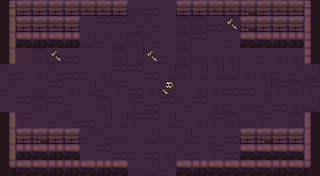

Rendered tile map (Tiled .tmx) drawn with the repository's tilesets; below, a short description and the full map source, tile grids included:
An orthogonal 20x11 tile map with 16x16 px tiles, 6 tile layers (ground, dressing, decor, walls, ...) and 9 objects (5x ENTRY, 4x PROP).

<map version="1.10" tiledversion="1.10.2" orientation="orthogonal" renderorder="right-down" width="20" height="11" tilewidth="16" tileheight="16" infinite="0" nextlayerid="8" nextobjectid="10">
 <tileset firstgid="1" name="dungeon" tilewidth="16" tileheight="16" tilecount="100" columns="10">
  <image source="../../../gfx/tiles/depths/dungeon_tileset.png" width="160" height="160" />
 </tileset>
 <layer id="1" name="ground" width="20" height="11">
  <data encoding="csv">
20,10,10,10,29,8,27,29,30,9,19,29,20,30,20,9,8,18,29,27,
8,7,20,20,9,19,28,28,10,10,19,29,29,9,29,29,8,28,20,8,
18,17,10,17,27,8,7,8,29,10,19,29,28,19,20,30,27,30,20,30,
28,19,29,20,9,19,19,29,17,10,20,29,30,27,27,19,20,27,27,28,
10,20,27,10,9,20,27,28,28,9,17,29,17,17,8,27,27,20,7,8,
7,19,30,28,27,17,7,18,9,27,10,19,27,27,9,9,17,18,29,18,
19,28,29,28,20,19,29,19,18,9,28,10,28,27,20,30,7,9,27,8,
19,18,19,7,10,9,17,17,18,28,17,20,27,18,29,30,18,19,29,10,
20,10,8,9,30,7,10,30,19,8,30,17,20,20,9,20,28,29,29,18,
27,8,19,28,27,19,28,9,20,9,27,10,20,18,9,28,29,19,20,29,
10,9,30,30,8,27,28,17,30,8,7,10,17,8,20,27,18,8,10,17
</data>
 </layer>
 <layer id="2" name="dressing" width="20" height="11">
  <data encoding="csv">
0,0,0,0,0,0,0,0,0,0,0,0,0,0,0,0,0,0,0,0,
0,0,0,0,0,0,0,0,0,0,0,0,0,0,69,0,0,0,0,0,
0,0,0,0,0,0,0,0,0,0,0,0,0,0,0,0,0,0,0,0,
0,0,0,69,0,0,0,0,0,69,0,0,0,0,0,0,0,0,0,0,
0,0,0,0,0,0,0,0,0,0,0,0,0,0,0,0,0,0,0,0,
0,0,0,0,0,0,0,0,0,0,78,0,0,0,0,0,0,0,0,0,
0,0,0,0,0,0,0,0,0,0,0,0,0,0,0,0,0,0,0,0,
0,0,0,0,0,0,0,0,0,0,0,0,0,0,0,0,0,0,0,0,
0,0,0,0,0,0,0,0,0,0,0,0,0,0,0,0,0,0,0,0,
0,0,0,0,0,0,0,0,0,0,0,0,0,0,0,0,0,0,0,0,
0,0,0,0,0,0,0,0,0,0,0,0,0,0,0,0,0,0,0,0
</data>
 </layer>
 <layer id="3" name="decor" width="20" height="11">
  <data encoding="csv">
0,0,0,0,0,0,0,0,0,0,0,0,0,0,0,0,0,0,0,0,
0,0,0,0,0,0,0,0,0,0,0,0,0,0,0,0,0,0,0,0,
0,0,0,0,0,0,0,0,0,0,0,0,0,0,0,0,0,0,0,0,
0,0,0,0,0,0,0,0,0,0,0,0,0,0,0,0,0,0,0,0,
0,0,0,0,0,0,0,0,0,0,0,0,0,0,0,0,0,0,0,0,
0,0,0,0,0,0,0,0,0,0,0,0,0,0,0,0,0,0,0,0,
0,0,0,0,0,0,0,0,0,0,0,0,0,0,0,0,0,0,0,0,
0,0,0,0,0,0,0,0,0,0,0,0,0,0,0,0,0,0,0,0,
0,0,0,0,0,0,0,0,0,0,0,0,0,0,0,0,0,0,0,0,
0,0,0,0,0,0,0,0,0,0,0,0,0,0,0,0,0,0,0,0,
0,0,0,0,0,0,0,0,0,0,0,0,0,0,0,0,0,0,0,0
</data>
 </layer>
 <layer id="4" name="walls" width="20" height="11">
  <data encoding="csv">
1,5,2,5,2,3,3,5,0,0,0,2,2,3,3,4,2,3,3,6,
11,0,0,0,0,0,0,0,0,0,0,0,0,0,0,0,0,0,0,16,
11,0,0,0,0,0,0,0,0,0,0,0,0,0,0,0,0,0,0,26,
31,0,0,0,0,0,0,0,0,0,0,0,0,0,0,0,0,0,0,26,
0,0,0,0,0,0,0,0,0,0,0,0,0,0,0,0,0,0,0,0,
0,0,0,0,0,0,0,0,0,0,0,0,0,0,0,0,0,0,0,0,
0,0,0,0,0,0,0,0,0,0,0,0,0,0,0,0,0,0,0,0,
31,0,0,0,0,0,0,0,0,0,0,0,0,0,0,0,0,0,0,36,
11,0,0,0,0,0,0,0,0,0,0,0,0,0,0,0,0,0,0,16,
31,0,0,0,0,0,0,0,0,0,0,0,0,0,0,0,0,0,0,16,
41,45,45,43,44,42,44,42,0,0,0,42,43,45,45,42,42,43,42,46
</data>
 </layer>
 <layer id="5" name="props" width="20" height="11">
  <data encoding="csv">
0,0,0,0,0,0,0,0,0,0,0,0,0,0,0,0,0,0,0,0,
0,5,2,3,2,0,0,0,0,0,0,0,0,0,0,4,5,5,2,0,
0,42,43,42,44,0,0,0,0,0,0,0,0,0,0,45,42,43,43,0,
0,0,0,0,0,0,0,0,0,0,0,0,0,0,0,0,0,0,0,0,
0,0,0,0,0,0,0,0,0,0,0,0,0,0,0,0,0,0,0,0,
0,0,0,0,0,0,0,0,0,0,0,0,0,0,0,0,0,0,0,0,
0,0,0,0,0,0,0,0,0,0,0,0,0,0,0,0,0,0,0,0,
0,0,0,0,0,0,0,0,0,0,0,0,0,0,0,0,0,0,0,0,
0,5,4,5,5,0,0,0,0,0,0,0,0,0,0,5,4,2,2,0,
0,43,42,43,42,0,0,0,0,0,0,0,0,0,0,45,45,42,45,0,
0,0,0,0,0,0,0,0,0,0,0,0,0,0,0,0,0,0,0,0
</data>
 </layer>
 <layer id="6" name="overhead" width="20" height="11">
  <data encoding="csv">
0,0,0,0,0,0,0,0,0,0,0,0,0,0,0,0,0,0,0,0,
0,0,0,0,0,0,0,0,0,0,0,0,0,0,0,0,0,0,0,0,
0,0,0,0,0,0,0,0,0,0,0,0,0,0,0,0,0,0,0,0,
0,0,0,0,0,0,0,0,0,0,0,0,0,0,0,0,0,0,0,0,
0,0,0,0,0,0,0,0,0,0,0,0,0,0,0,0,0,0,0,0,
0,0,0,0,0,0,0,0,0,0,0,0,0,0,0,0,0,0,0,0,
0,0,0,0,0,0,0,0,0,0,0,0,0,0,0,0,0,0,0,0,
0,0,0,0,0,0,0,0,0,0,0,0,0,0,0,0,0,0,0,0,
0,0,0,0,0,0,0,0,0,0,0,0,0,0,0,0,0,0,0,0,
0,0,0,0,0,0,0,0,0,0,0,0,0,0,0,0,0,0,0,0,
0,0,0,0,0,0,0,0,0,0,0,0,0,0,0,0,0,0,0,0
</data>
 </layer>
 <objectgroup id="7" name="spawns">
  <object id="1" name="UP" type="ENTRY" x="152" y="24" />
  <object id="2" name="DOWN" type="ENTRY" x="152" y="152" />
  <object id="3" name="LEFT" type="ENTRY" x="24" y="88" />
  <object id="4" name="RIGHT" type="ENTRY" x="296" y="88" />
  <object id="5" name="" type="ENTRY" x="168" y="88" />
  <object id="6" name="torch" type="PROP" x="56" y="168" />
  <object id="7" name="torch" type="PROP" x="264" y="168" />
  <object id="8" name="torch" type="PROP" x="8" y="136" />
  <object id="9" name="torch" type="PROP" x="312" y="136" />
 </objectgroup>
</map>
